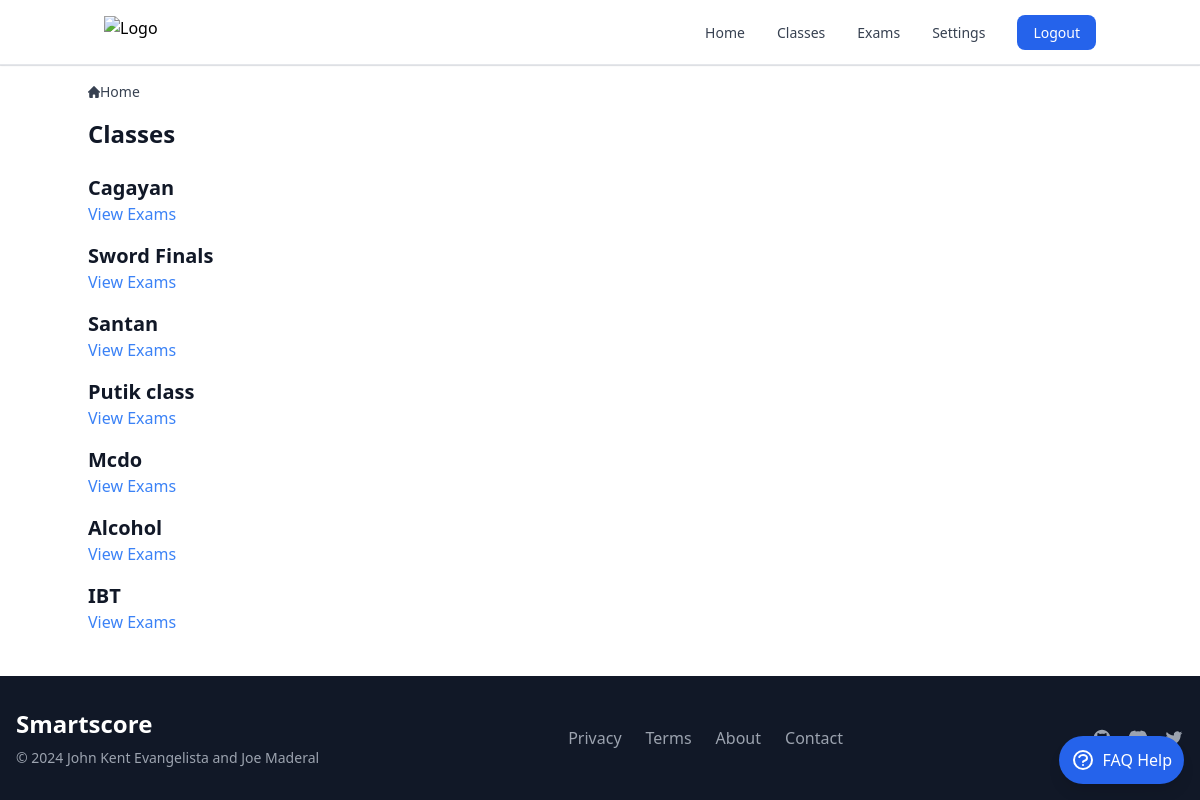
The page /list_classes/ (signed in) on the database its author committed.
### smartscoreapp/models.py (models this page shows, shortened)
class Class(models.Model):
    name = models.CharField(max_length=100)
    description = models.TextField(blank=True)
    user = models.ForeignKey(settings.AUTH_USER_MODEL, on_delete=models.CASCADE)

### smartscoreapp/views.py (the view)
# urls.py: path('list_classes/', list_classes_view, name='list_classes'),
@login_required
def list_classes_view(request):
    classes = Class.objects.filter(user=request.user)
    return render(request, 'list_classes.html', {'classes': classes})

### templates/classes/list_classes.html (shortened to what this page needs)
{% extends "base.html" %}
{% block content %}
<nav class="flex mb-4" aria-label="Breadcrumb">
  <ol class="inline-flex items-center space-x-1 md:space-x-2 rtl:space-x-reverse">
    <li class="inline-flex items-center">
      <a href="{% url 'index' %}" class="inline-flex items-center text-sm font-medium text-gray-700 hover:text-blue-600 dark:text-gray-400 dark:hover:text-white">
        Home
      </a>
    </li>
  </ol>
</nav>
<h1 class="text-2xl font-semibold text-gray-900 dark:text-white mb-6">Classes</h1>
{% for class in classes %}
  <div class="mb-4">
    <h2 class="text-xl font-semibold text-gray-900 dark:text-white">{{ class.name }}</h2>
    <a href="{% url 'class_exams' class.id %}" class="text-blue-500 hover:underline">View Exams</a>
  </div>
{% endfor %}
{% endblock %}

### rows shown on the page
Class: name "Cagayan"
Class: name "Sword Finals"
Class: name "Santan"
Class: name "Putik class"
Class: name "Mcdo"
Class: name "Alcohol"
Class: name "IBT"
